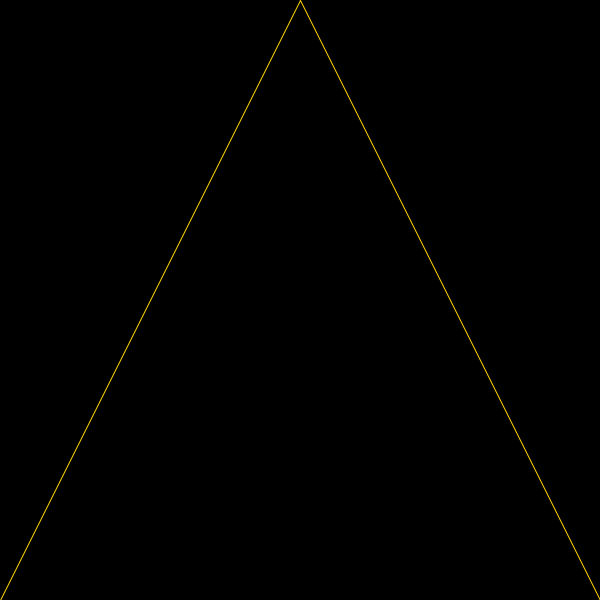
Frame 1 (no input)
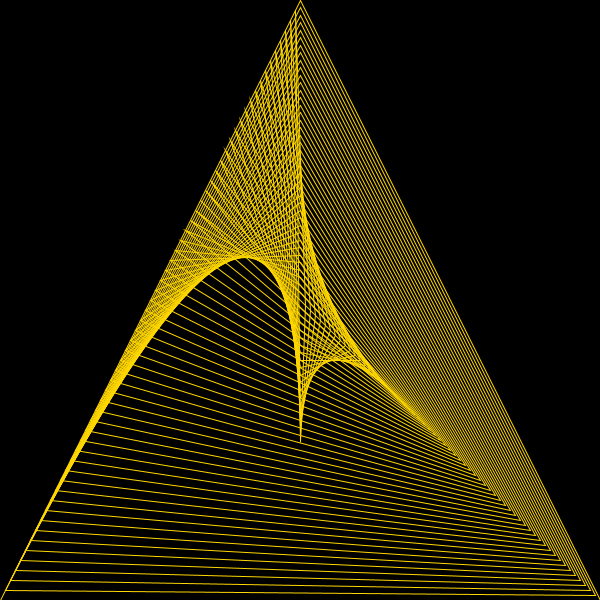
Frame 60 (the mouse pressed at the canvas centre just before this capture)
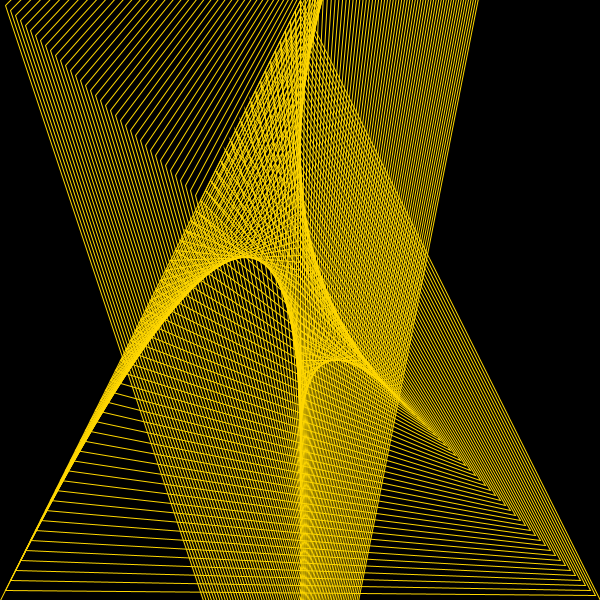
Frame 120 (the mouse held since frame 60 and released just before this capture)

The Processing sketch that drew these frames (run headless with seeded random() and noise(); from frame 60 on, the mouse is pressed at the canvas centre):

// Processing sketch: sketch_3_assymptot
// ── sketch_3_assymptot.pde
void setup(){
  size(600,600);
  background(0);
}
float x=0;
void draw(){
  fill(0,0,0,0);
  stroke(255, 215,0);
  triangle(300,0+x*1.5,0+x,600-x-x,600-x,600-x);
  x+=5;
  //delay(1000);
}
